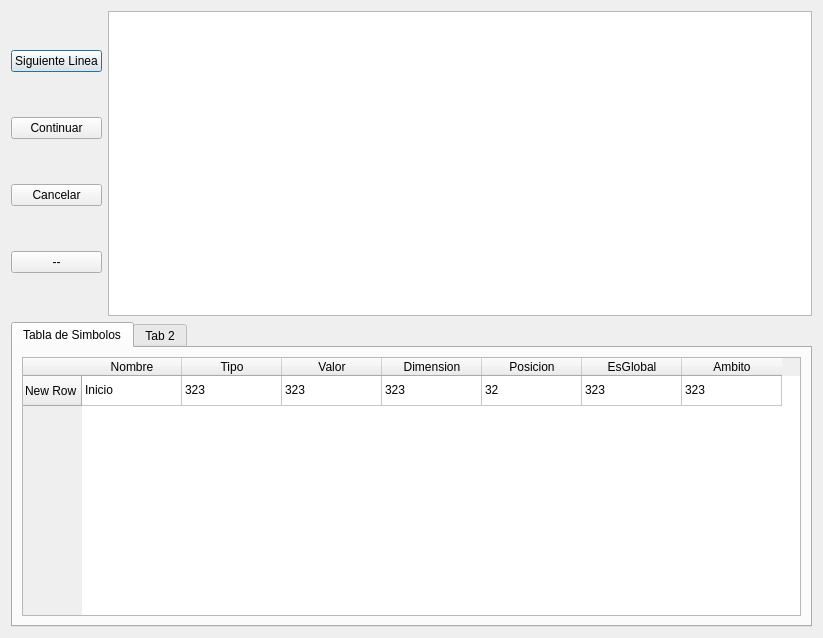
<?xml version="1.0" encoding="UTF-8"?>
<ui version="4.0">
 <class>DebugColine</class>
 <widget class="QDialog" name="DebugColine">
  <property name="geometry">
   <rect>
    <x>0</x>
    <y>0</y>
    <width>823</width>
    <height>638</height>
   </rect>
  </property>
  <property name="windowTitle">
   <string>Depurador</string>
  </property>
  <layout class="QVBoxLayout" name="verticalLayout">
   <item>
    <layout class="QHBoxLayout" name="horizontalLayout_2">
     <item>
      <layout class="QVBoxLayout" name="verticalLayout_3">
       <item>
        <widget class="QPushButton" name="pushButton_2">
         <property name="text">
          <string>Siguiente Linea</string>
         </property>
        </widget>
       </item>
       <item>
        <widget class="QPushButton" name="pushButton_4">
         <property name="text">
          <string>Continuar</string>
         </property>
        </widget>
       </item>
       <item>
        <widget class="QPushButton" name="pushButton">
         <property name="text">
          <string>Cancelar</string>
         </property>
        </widget>
       </item>
       <item>
        <widget class="QPushButton" name="pushButton_3">
         <property name="text">
          <string>--</string>
         </property>
        </widget>
       </item>
      </layout>
     </item>
     <item>
      <widget class="QTextEdit" name="txtSalida"/>
     </item>
    </layout>
   </item>
   <item>
    <widget class="QTabWidget" name="tabWidget">
     <property name="currentIndex">
      <number>0</number>
     </property>
     <widget class="QWidget" name="tab">
      <attribute name="title">
       <string>Tabla de Simbolos</string>
      </attribute>
      <layout class="QVBoxLayout" name="verticalLayout_2">
       <item>
        <widget class="QTableWidget" name="tableWidget">
         <row>
          <property name="text">
           <string>New Row</string>
          </property>
         </row>
         <column>
          <property name="text">
           <string>Nombre</string>
          </property>
         </column>
         <column>
          <property name="text">
           <string>Tipo</string>
          </property>
         </column>
         <column>
          <property name="text">
           <string>Valor</string>
          </property>
         </column>
         <column>
          <property name="text">
           <string>Dimension</string>
          </property>
         </column>
         <column>
          <property name="text">
           <string>Posicion</string>
          </property>
         </column>
         <column>
          <property name="text">
           <string>EsGlobal</string>
          </property>
         </column>
         <column>
          <property name="text">
           <string>Ambito</string>
          </property>
         </column>
         <item row="0" column="0">
          <property name="text">
           <string>Inicio</string>
          </property>
         </item>
         <item row="0" column="1">
          <property name="text">
           <string>323</string>
          </property>
         </item>
         <item row="0" column="2">
          <property name="text">
           <string>323</string>
          </property>
         </item>
         <item row="0" column="3">
          <property name="text">
           <string>323</string>
          </property>
         </item>
         <item row="0" column="4">
          <property name="text">
           <string>32</string>
          </property>
         </item>
         <item row="0" column="5">
          <property name="text">
           <string>323</string>
          </property>
         </item>
         <item row="0" column="6">
          <property name="text">
           <string>323</string>
          </property>
         </item>
        </widget>
       </item>
      </layout>
     </widget>
     <widget class="QWidget" name="tab_2">
      <attribute name="title">
       <string>Tab 2</string>
      </attribute>
     </widget>
    </widget>
   </item>
  </layout>
 </widget>
 <resources/>
 <connections/>
</ui>
